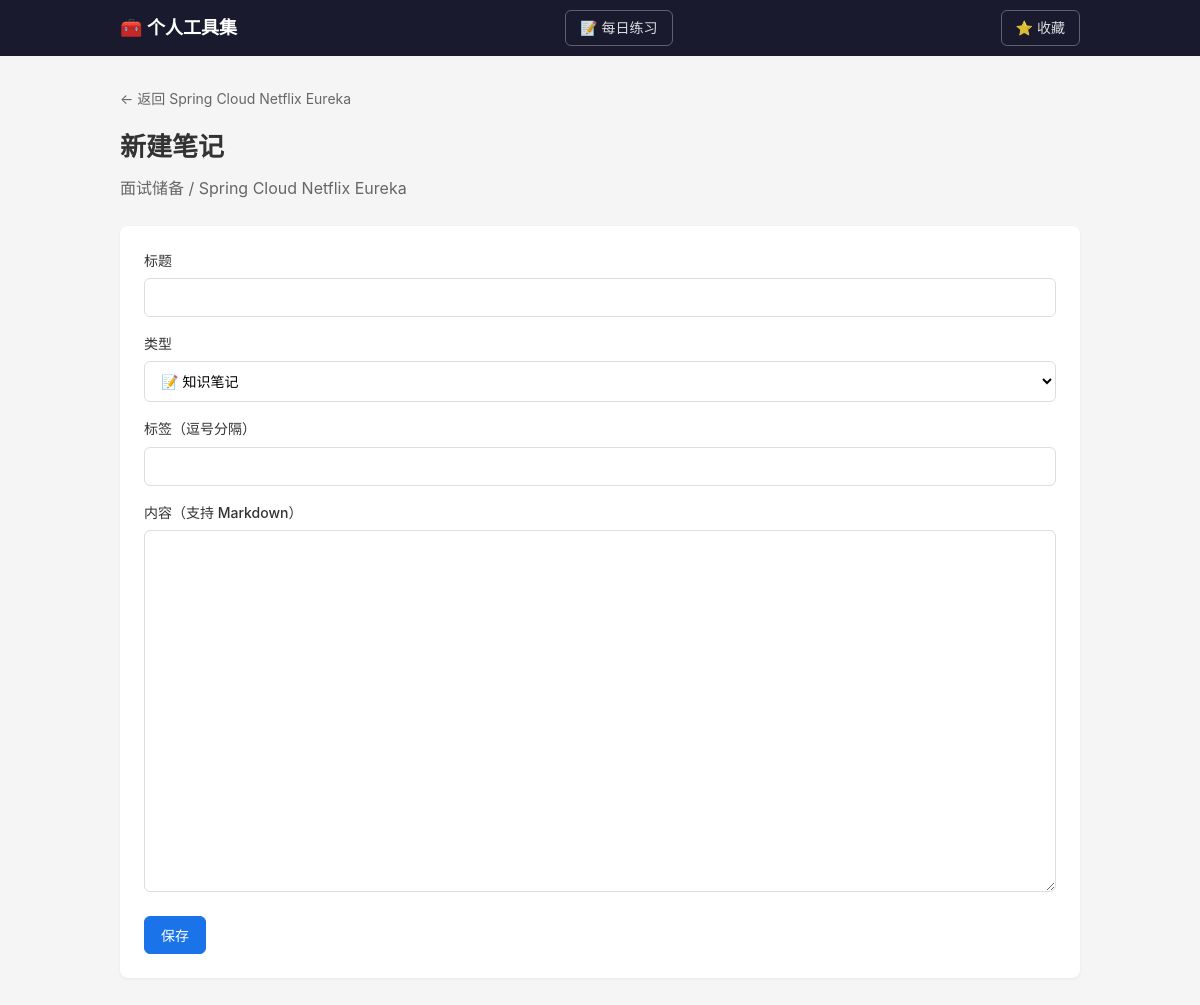
The page /skillset/stack/2/entry/new on the database as committed earlier.
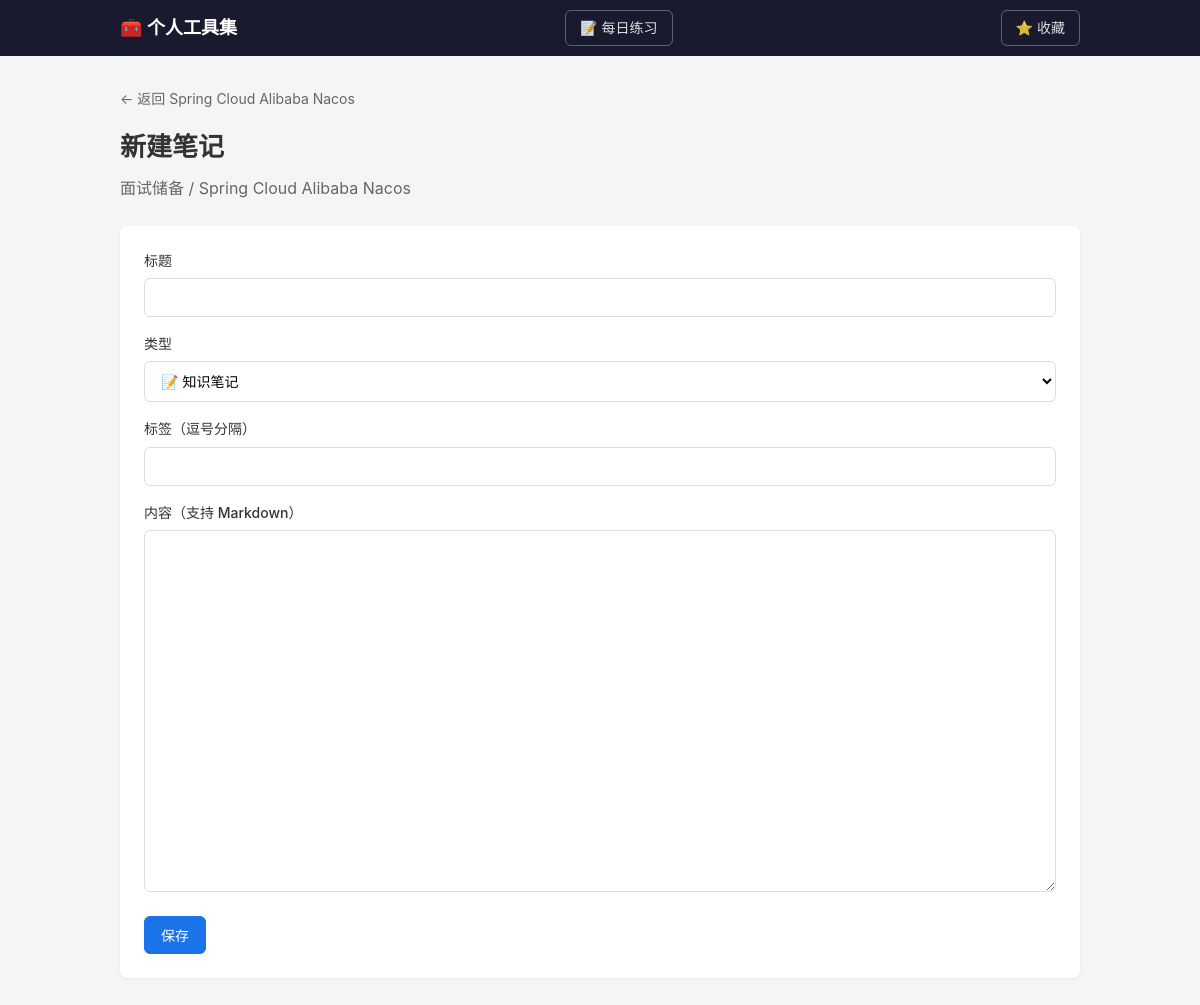
The same page on the database as committed later.
### tables this page shows
CREATE TABLE stack (
            id INTEGER PRIMARY KEY AUTOINCREMENT,
            tool_id INTEGER NOT NULL,
            name TEXT NOT NULL,
            description TEXT DEFAULT '',
            sort_order INTEGER DEFAULT 0,
            is_deprecated INTEGER DEFAULT 0,
            created_at TIMESTAMP DEFAULT CURRENT_TIMESTAMP, group_name TEXT DEFAULT '',
            FOREIGN KEY (tool_id) REFERENCES tool(id) ON DELETE CASCADE,
            UNIQUE(tool_id, name)
        );

### tools/skillset/routes.py (the view, shortened to what this page needs)
@bp.route("/stack/<int:stack_id>/entry/new", methods=["GET", "POST"])
def entry_new(stack_id):
    stack = Stack.get_by_id(stack_id)
    if not stack:
        return "技术栈不存在", 404
    tool = Tool.get_by_id(stack["tool_id"])
    preset_type = request.args.get("type", "note")
    return render_template("entry_form.html", tool=tool, stack=stack, entry=None, preset_type=preset_type)

### db.py (called while the page is built)
def get_db():
    conn = sqlite3.connect(str(DB_PATH))
    conn.row_factory = sqlite3.Row
    conn.execute("PRAGMA foreign_keys = ON")
    return conn

### tools/skillset/models.py (called while the page is built)
    @staticmethod
    def get_by_id(tool_id):
        db = get_db()
        return db.execute("SELECT * FROM tool WHERE id = ?", (tool_id,)).fetchone()

    @staticmethod
    def get_by_id(stack_id):
        db = get_db()
        return db.execute("SELECT * FROM stack WHERE id = ?", (stack_id,)).fetchone()

### templates/skillset/entry_form.html (shortened to what this page needs)
{% extends "base.html" %}
{% block content %}
<div class="container">
    <a href="{{ url_for('.stack_detail', stack_id=stack.id) }}" class="back-link">← 返回 {{ stack.name }}</a>
    {% set is_interview = (entry and entry.entry_type == 'interview') or preset_type == 'interview' %}
    <h1>{% if entry %}编辑{% else %}新建{% endif %}{{ '面试题' if is_interview else '笔记' }}</h1>
    <p class="desc">{{ tool.name }} / {{ stack.name }}</p>
    <form method="POST" class="entry-form">
        <div class="form-group">
            <label for="title">{{ '面试题目' if is_interview else '标题' }}</label>
            <input type="text" name="title" id="title" value="{{ entry.title if entry else '' }}" required>
        </div>
        <div class="form-group">
            <label for="entry_type">类型</label>
            <select name="entry_type" id="entry_type">
                <option value="note" {% if (entry and entry.entry_type == 'note') or preset_type == 'note' %}selected{% endif %}>📝 知识笔记</option>
            </select>
        </div>
        <div class="form-group">
            <label for="tags">标签（逗号分隔）</label>
            <input type="text" name="tags" id="tags" value="{{ entry.tags if entry else '' }}">
        </div>
        <div class="form-group">
            <label for="content">内容（支持 Markdown）</label>
            <textarea name="content" id="content" rows="20">{{ entry.content if entry else '' }}</textarea>
        </div>
        <button type="submit" class="btn btn-primary">保存</button>
    </form>
</div>
{% endblock %}

Rows that differ between the two databases and show on the page:
changed stack: name "Spring Cloud Netflix Eureka" → "Spring Cloud Alibaba Nacos"
